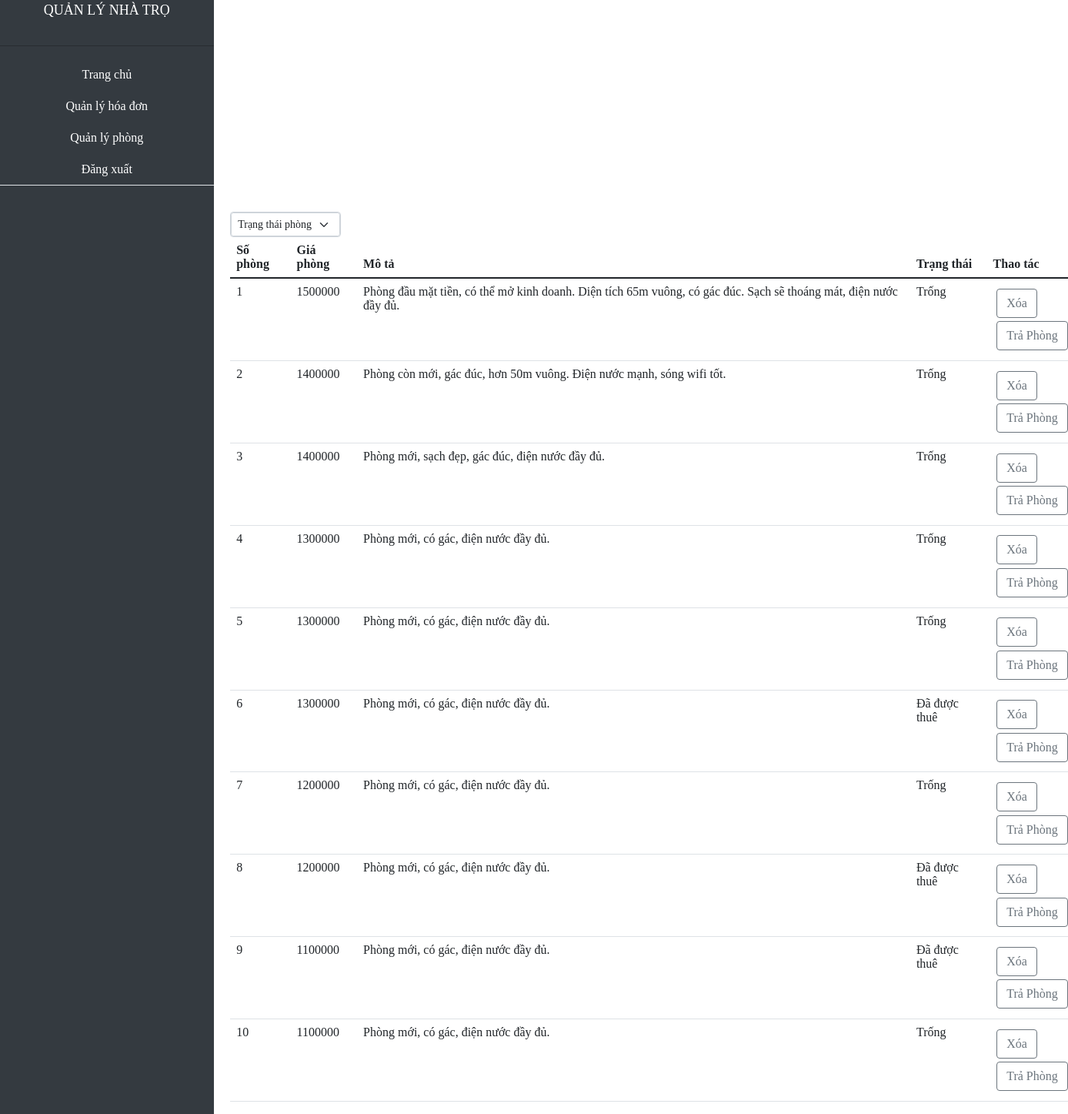
/admin/danhsachphong.php, run on the app's committed database.
### tables this page shows
CREATE TABLE `phong` (
  `tenphong` int(11) NOT NULL,
  `giaphong` int(11) NOT NULL,
  `mota` varchar(200) NOT NULL,
  `trangthai` int(2) NOT NULL
);

### admin/danhsachphong.php (the view, shortened to what this page needs)
<?php
include '../php/connection.php';
$sql = "SELECT * FROM phong";
$result = mysqli_query($conn,$sql);
echo '
<html>
<head>
<meta charset="utf-8" />
<meta http-equiv="X-UA-Compatible" content="IE=edge" />
<meta name="viewport" content="width=device-width, initial-scale=1.0">
<meta name="viewport" content="width=device-width, initial-scale=1, shrink-to-fit=no" />
<link href="https://cdn.jsdelivr.net/npm/bootstrap@5.1.3/dist/css/bootstrap.min.css" rel="stylesheet">
<link rel="stylesheet" href="../css/style.css">
</head>
<script language="javascript" src="../js/Include.js"></script>
<body>
  <div class="container-fluid">
    <div class="row">
      <div class="colmenu">
        <div class="menu">
          <div w3-include-html="../include/IncludeMenu.html"></div>
        </div>
      </div>
            <div class="col">
              <div class="colDSP">
                <div class="container">
                  <div class="form-select" style="width: fit-content; padding: 0px 0px 0px 0px;">
                      <select class="form-select form-select-sm" aria-label=".form-select-sm example">
                          <option selected>Trạng thái phòng</option>
                          <option value="1">Trống</option>
                          <option value="2">Tất cả</option>
                        </select>
                  </div>
                  <table class="table table hover">
                      <thead>
                        <tr>
                          <th scope="col">Số phòng</th>
                          <th scope="col">Giá phòng</th>
                          <th scope="col">Mô tả</th>
                          <th scope="col">Trạng thái</th>
                          <th scope="col">Thao tác</th>
                        </tr>
                      </thead>
                      <tbody>
                      ';
                      if ($result) {
                        while ($row=mysqli_fetch_row($result)) {
                          echo "<tr>";
                          echo "<td>" . $row[0] . "</td>";
                          echo "<td>" . $row[1] . "</td>";
                          echo "<td>" . $row[2] . "</td>";
                          echo "<td>";
                          if($row[3]==1) echo "Đã được thuê";
                          else echo "Trống";
                          echo "</td>";
                          echo '
                            <td>
                              <form action="../php/xoaphong.php" class="form-hoadon" method="post">
                                <input type="submit" class="btn btn-outline-secondary" name="Xoa" value="Xóa">
                                <input type="text" class="btn btn-outline-secondary" name="tenphong" value="'.$row[0].'" style="display: none;">
                              </form>
                              <form action="../php/traphong.php" class="form-hoadon" method="post">
                                <input type="submit" class="btn btn-outline-secondary" name="TraPhong" value="Trả Phòng">
                                <input type="text" class="btn btn-outline-secondary" name="tenphong" value="'.$row[0].'" style="display: none;">
                              </form>
                            </td>';
                          echo "</tr>";
                        }
                      }
                       echo '
                      </tbody>
                    </table>
              </div>
              </div>
            </div>
            <script>
            includeHTML();
            </script>
</body>
</html>'
?>

### css/style.css (style rules this page uses)
:root { --bs-blue: #63B3ED; --bs-indigo: #596CFF; --bs-purple: #6f42c1; --bs-pink: #d63384; --bs-red: #F56565; --bs-orange: #fd7e14; --bs-yellow: #FBD38D; --bs-green: #81E6D9; --bs-teal: #20c997; --bs-cyan: #0dcaf0; --bs-white: #fff; --bs-gray: #6c757d; --bs-gray-dark: #343a40; --bs-gray-100: #f8f9fa; --bs-gray-200: #f0f2f5; --bs-gray-300: #dee2e6; --bs-gray-400: #ced4da; --bs-gray-500: #adb5bd; --bs-gray-600: #6c757d; --bs-gray-700: #495057; --bs-gray-800: #343a40; --bs-gray-900: #212529; --bs-primary: #e91e63; --bs-secondary: #7b809a; --bs-success: #4CAF50; --bs-info: #1A73E8; --bs-warning: #fb8c00; --bs-danger: #F44335; --bs-light: #f0f2f5; --bs-dark: #344767; --bs-white: #fff; --bs-primary-rgb: 233, 30, 99; --bs-secondary-rgb: , 128, 154; --bs-success-rgb: 76, 175, 80; --bs-info-rgb: 26, 115, 232; --bs-warning-rgb: 251, 140, 0; --bs-danger-rgb: 244, 67, 53; --bs-light-rgb: 240, 242, 245; --bs-dark-rgb: 52, 71, 103; --bs-white-rgb: 255, 255, 255; --bs-white-rgb: 255, 255, 255; --bs-black-rgb: 0, 0, 0; --bs-body-color-rgb: , 128, 154; --bs-body-bg-rgb: 255, 255, 255; --bs-font-sans-serif: "Roboto", Helvetica, Arial, sans-serif; --bs-font-monospace: SFMono-Regular, Menlo, Monaco, Consolas, "Liberation Mono", "Courier New", monospace; --bs-gradient: linear-gradient(180deg, rgba(255, 255, 255, 0.15), rgba(255, 255, 255, 0)); --bs-body-font-family: var(--bs-font-sans-serif); --bs-body-font-size: 1rem; --bs-body-font-weight: 400; --bs-body-line-height: 1.5; --bs-body-color: #7b809a; --bs-body-bg: #fff; }
.container { margin-left: 20%; font-family:'Times New Roman', Times, serif; color: black; }
.container-fluid { width: 100%; height: 100%; padding-right: var(--bs-gutter-x,.75rem); padding-left: 0px; margin-right: auto; margin-left: auto; font-family:'Times New Roman', Times, serif; color: black; background-color: #fff; }
.row { height: 100%; }
.colmenu { width: 20%; height: 100%; position: fixed; z-index: 100; }
.menu { --bs-bg-opacity: 1; background-color: #343a40; height: 100%; width: 100%; display: inline-table; position: absolute; }
.form-hoadon { margin-top: 5%; margin-right: 5%; margin-bottom: 5%; margin-left: 5%; height:auto; width: auto; background-color: #fff; }
.colDSP { margin-top: 20%; }

### data on the page
phong: tenphong "1", giaphong "1500000", mota "Phòng đầu mặt tiền, có thể mở kinh doanh. Diện tích 65m vuông, có gác đúc. Sạch sẽ thoáng mát, điện nước đầy đủ.", trangthai "Trống"
phong: tenphong "2", giaphong "1400000", mota "Phòng còn mới, gác đúc, hơn 50m vuông. Điện nước mạnh, sóng wifi tốt.", trangthai "Trống"
phong: tenphong "3", giaphong "1400000", mota "Phòng mới, sạch đẹp, gác đúc, điện nước đầy đủ.", trangthai "Trống"
phong: tenphong "4", giaphong "1300000", mota "Phòng mới, có gác, điện nước đầy đủ.", trangthai "Trống"
phong: tenphong "5", giaphong "1300000", mota "Phòng mới, có gác, điện nước đầy đủ.", trangthai "Trống"
phong: tenphong "6", giaphong "1300000", mota "Phòng mới, có gác, điện nước đầy đủ.", trangthai "Đã được thuê"
phong: tenphong "7", giaphong "1200000", mota "Phòng mới, có gác, điện nước đầy đủ.", trangthai "Trống"
phong: tenphong "8", giaphong "1200000", mota "Phòng mới, có gác, điện nước đầy đủ.", trangthai "Đã được thuê"
phong: tenphong "9", giaphong "1100000", mota "Phòng mới, có gác, điện nước đầy đủ.", trangthai "Đã được thuê"
phong: tenphong "10", giaphong "1100000", mota "Phòng mới, có gác, điện nước đầy đủ.", trangthai "Trống"
